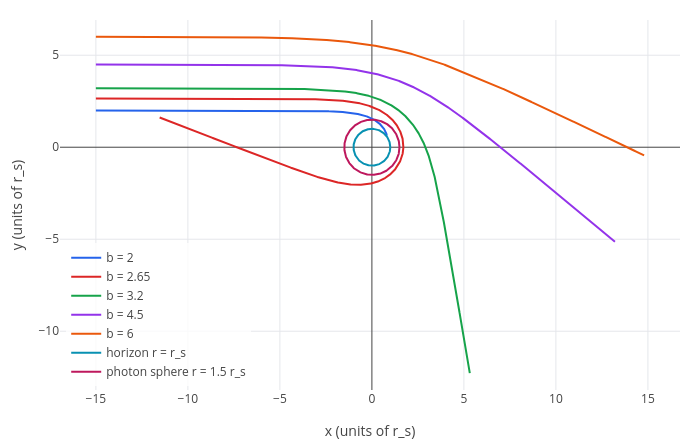

Notebook cell for this chart:
### Markdown cell above
## 2. A beam of light past a black hole

Send parallel rays from the left, starting at $x = -15$, at heights $b$ from 2 to 6. For each ray we set the starting
position $(r_0, \phi_0)$ and the velocity: $\dot r = -15/r_0$, $\dot\phi = -b/r_0^2$, and $\dot t$ so that the
velocity is null.

### Code cell
S = metric.generate(schwarzschild);
b = 2;
r0 = sqrt(225+b^2); p0 = pi-atan(b/15); vr = -15/r0; vp = -b/r0^2; f = 1-r_s/r0; ut = sqrt((vr^2/f + r0^2*vp^2)/f);
ray1 = geodesic(S, [0 r0 pi/2 p0], [ut vr 0 vp], 30, [r*cos(phi) r*sin(phi)]);
b = 2.65;
r0 = sqrt(225+b^2); p0 = pi-atan(b/15); vr = -15/r0; vp = -b/r0^2; f = 1-r_s/r0; ut = sqrt((vr^2/f + r0^2*vp^2)/f);
ray2 = geodesic(S, [0 r0 pi/2 p0], [ut vr 0 vp], 30, [r*cos(phi) r*sin(phi)]);
b = 3.2;
r0 = sqrt(225+b^2); p0 = pi-atan(b/15); vr = -15/r0; vp = -b/r0^2; f = 1-r_s/r0; ut = sqrt((vr^2/f + r0^2*vp^2)/f);
ray3 = geodesic(S, [0 r0 pi/2 p0], [ut vr 0 vp], 30, [r*cos(phi) r*sin(phi)]);
b = 4.5;
r0 = sqrt(225+b^2); p0 = pi-atan(b/15); vr = -15/r0; vp = -b/r0^2; f = 1-r_s/r0; ut = sqrt((vr^2/f + r0^2*vp^2)/f);
ray4 = geodesic(S, [0 r0 pi/2 p0], [ut vr 0 vp], 30, [r*cos(phi) r*sin(phi)]);
b = 6;
r0 = sqrt(225+b^2); p0 = pi-atan(b/15); vr = -15/r0; vp = -b/r0^2; f = 1-r_s/r0; ut = sqrt((vr^2/f + r0^2*vp^2)/f);
ray5 = geodesic(S, [0 r0 pi/2 p0], [ut vr 0 vp], 30, [r*cos(phi) r*sin(phi)]);
horizon = parametric(cos(q), sin(q), q, 0, 2*pi);
photonsphere = parametric(1.5*cos(q), 1.5*sin(q), q, 0, 2*pi);
labels(legend(show(ray1, ray2, ray3, ray4, ray5, horizon, photonsphere), "b = 2", "b = 2.65", "b = 3.2", "b = 4.5", "b = 6", "horizon r = r_s", "photon sphere r = 1.5 r_s"), "x (units of r_s)", "y (units of r_s)")

### Figure 1 — Plotly figure (JSON) as saved in the notebook; plotly's stock layout.template omitted (floating-point values rounded to 4 significant figures; data arrays with more than 128 entries replaced by an {"elided": "..."} marker saying what was removed)
{"data": [{"line": {"color": "#2563eb", "width": 2}, "mode": "lines", "name": "b = 2", "type": "scatter", "x": {"elided": "2555 float values"}, "y": {"elided": "2555 float values"}}, {"line": {"color": "#dc2626", "width": 2}, "mode": "lines", "name": "b = 2.65", "type": "scatter", "x": {"elided": "2354 float values"}, "y": {"elided": "2354 float values"}}, {"line": {"color": "#16a34a", "width": 2}, "mode": "lines", "name": "b = 3.2", "type": "scatter", "x": {"elided": "2334 float values"}, "y": {"elided": "2334 float values"}}, {"line": {"color": "#9333ea", "width": 2}, "mode": "lines", "name": "b = 4.5", "type": "scatter", "x": {"elided": "2108 float values"}, "y": {"elided": "2108 float values"}}, {"line": {"color": "#ea580c", "width": 2}, "mode": "lines", "name": "b = 6", "type": "scatter", "x": {"elided": "2106 float values"}, "y": {"elided": "2106 float values"}}, {"line": {"color": "#0891b2", "width": 2}, "mode": "lines", "name": "horizon r = r_s", "type": "scatter", "x": {"elided": "402 float values"}, "y": {"elided": "402 float values"}}, {"line": {"color": "#be185d", "width": 2}, "mode": "lines", "name": "photon sphere r = 1.5 r_s", "type": "scatter", "x": {"elided": "402 float values"}, "y": {"elided": "402 float values"}}], "layout": {"height": 440, "legend": {"bgcolor": "rgba(255,255,255,0.8)", "x": 0.01, "xanchor": "left", "y": 0.01, "yanchor": "bottom"}, "margin": {"b": 50, "l": 60, "r": 20, "t": 20}, "showlegend": true, "title": {"text": ""}, "width": 700, "xaxis": {"title": {"text": "x (units of r_s)"}, "zeroline": true}, "yaxis": {"range": [-13.19, 6.914], "scaleanchor": "x", "scaleratio": 1, "title": {"text": "y (units of r_s)"}, "zeroline": true}}}
